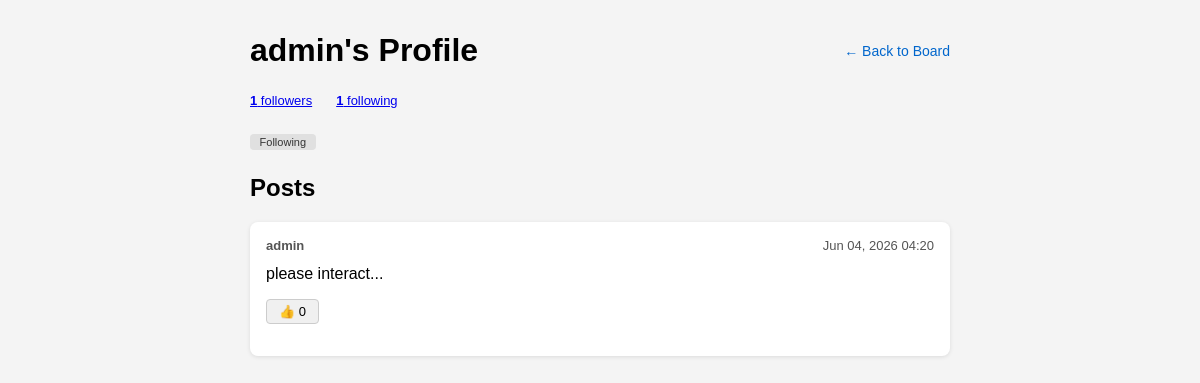
Screenshot of /user/admin/ (signed in) with the database file from the repository.
### messageboard/models.py (models this page shows, shortened)
class Post(models.Model):
    author = models.ForeignKey(User, on_delete=models.CASCADE)
    content = models.TextField()
    created_at = models.DateTimeField(auto_now_add=True)

### messageboard/views.py (the view)
# urls.py: path('user/<str:username>/', views.user_profile_view, name='user_profile'),
@login_required(login_url='login')
def user_profile_view(request, username):
    user = get_object_or_404(User, username=username)
    posts = user.post_set.all().order_by('-created_at')
    for post in posts:
        post.like_count = post.likes.count()
        post.user_liked = post.likes.filter(user=request.user).exists()
    is_following = Follow.objects.filter(follower=request.user, following=user).exists() if request.user != user else False
    return render(request, 'profile.html', {
        'profile_user': user,
        'posts': posts,
        'is_following': is_following,
    })

### messageboard/templates/profile.html (shortened to what this page needs)
{% load static %}
<!DOCTYPE html>
<html lang="en">
<head>
    <link rel="stylesheet" href="{% static 'board.css' %}">
</head>
<body>
    <div class="container">
        <div class="header">
            <h1>{{ profile_user.username }}'s Profile</h1>
            <a href="{% url 'board' %}">← Back to Board</a>
        </div>
        <div class="follow-stats">
            <a href="{% url 'follow_list' profile_user.id %}"><strong>{{ profile_user.followers.count }}</strong> followers</a>
            <a href="{% url 'follow_list' profile_user.id %}"><strong>{{ profile_user.following.count }}</strong> following</a>
        </div>
        {% if profile_user != request.user %}
            <form method="POST" action="{% url 'toggle_follow' profile_user.id %}" style="margin-bottom:1.5rem;">
                <button type="submit" class="follow-btn {% if is_following %}following{% endif %}">
                    {% if is_following %}Following{% else %}Follow{% endif %}
                </button>
            </form>
        {% endif %}
        <h2>Posts</h2>
        <div class="posts">
            {% for post in posts %}
                <div class="post-card">
                    <div class="post-meta">
                        <strong>{{ post.author.username }}</strong>
                        <span>{{ post.created_at|date:"M d, Y H:i" }}</span>
                    </div>
                    <p>{{ post.content }}</p>
                    <div class="post-actions">
                        <form method="POST" action="{% url 'toggle_like' post.id %}">
                            <button type="submit" class="like-btn {% if post.user_liked %}liked{% endif %}">
                                👍 {{ post.like_count }}
                            </button>
                        </form>
                    </div>
                </div>
            {% empty %}
                <p class="empty">{{ profile_user.username }} hasn't posted anything yet.</p>
            {% endfor %}
        </div>
    </div>
</body>
</html>

### messageboard/static/board.css (style rules this page uses)
body { font-family: sans-serif; background: #f4f4f4; margin: 0; padding: 2rem 1rem; }
.container { max-width: 700px; margin: 0 auto; }
.header { display: flex; justify-content: space-between; align-items: center; margin-bottom: 1.5rem; }
.header h1 { margin: 0; }
.header a { color: #0066cc; text-decoration: none; font-size: 14px; }
.post-card { background: white; padding: 1rem; border-radius: 8px; box-shadow: 0 1px 4px rgba(0, 0, 0, 0.1); margin-bottom: 1rem; }
.post-meta, .comment-meta { display: flex; justify-content: space-between; font-size: 13px; color: #555; margin-bottom: 0.5rem; }
.post-card>p, .comment>p { margin: 0 0 0.75rem; line-height: 1.6; }
.follow-stats { display: flex; gap: 1.5rem; font-size: 13px; color: #555; margin-bottom: 1.5rem; }
.follow-btn { padding: 0.1rem 0.6rem; font-size: 11px; background: #0066cc; color: white; border: none; border-radius: 4px; cursor: pointer; }
.follow-btn.following { background: #e0e0e0; color: #333; }
.post-actions { display: flex; gap: 0.5rem; align-items: center; margin-bottom: 1rem; }
.like-btn { padding: 0.25rem 0.75rem; background: #f0f0f0; border: 1px solid #ccc; border-radius: 4px; cursor: pointer; font-size: 13px; }

### rows the page displays
Post: author.username "admin", created_at "Jun 04, 2026 04:20", content "please interact...", like_count "0"

### other values shown
{{ profile_user.username }} "admin"
{{ profile_user.followers.count }} "1"
{{ profile_user.following.count }} "1"
